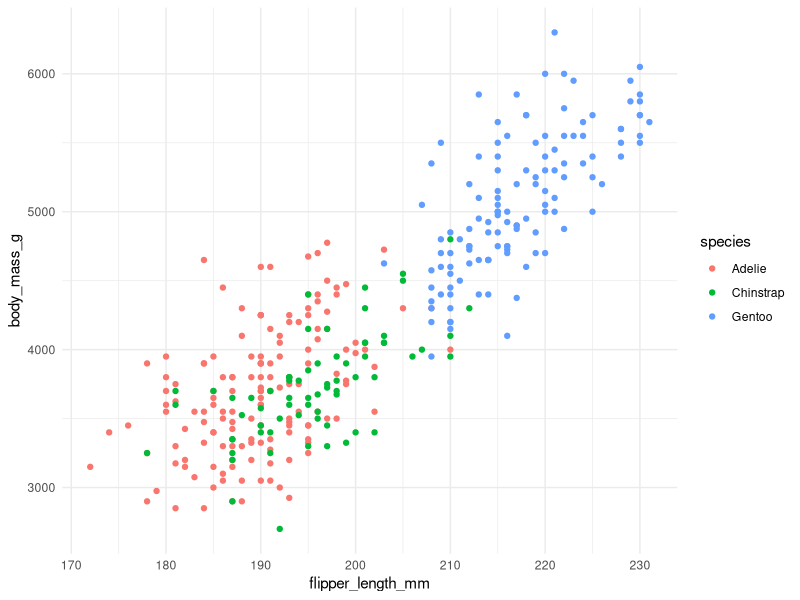
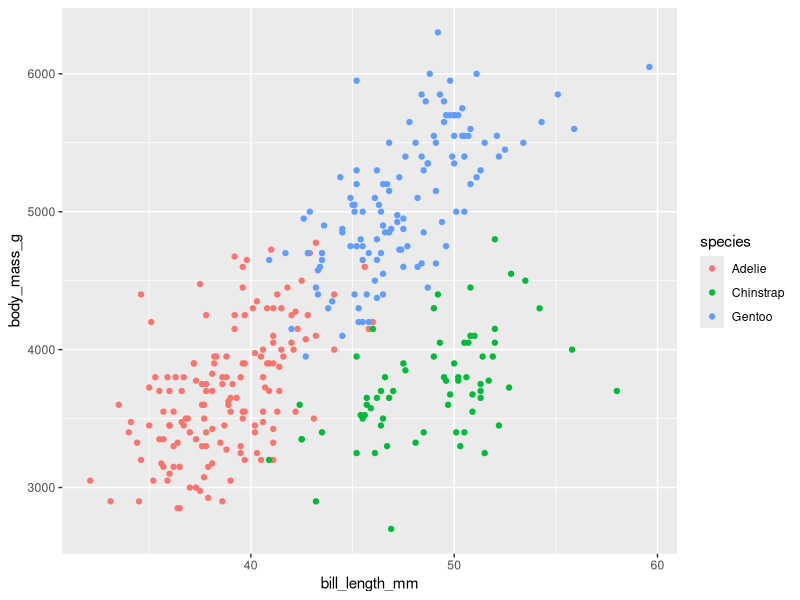

Generate these figures, in order, with R:
## ---- chunk 1
#| label: fig-penguins-scatter
#| fig-cap: "Body mass vs. Flipper length for three penguin species."
#| warning: false
library(ggplot2)
library(palmerpenguins)

ggplot(penguins, aes(x = flipper_length_mm, y = body_mass_g, color = species)) +
  geom_point() +
  theme_minimal()
## ---- chunk 2
#| label: tbl-penguin-summary
#| tbl-cap: "Mean body mass of penguins by species and sex."
#| warning: false
#| echo: false
library(dplyr)

penguins |>
  filter(!is.na(sex)) |>
  group_by(species, sex) |>
  summarise(mean_mass = mean(body_mass_g)) |>
  knitr::kable()
## ---- chunk 3
#| label: fig-penguins-species
#| fig-cap: "Bill length vs Body mass by species"
#| warning: false
#| echo: false
data(penguins)
View(penguins)

ggplot(penguins,aes(x = bill_length_mm, y = body_mass_g, color = species)) +
    geom_point()
## ---- chunk 4
#| label: tbl-penguin-summary-by-island
#| tbl-cap: "Summary penguin by island and species"
#| warning: false
#| echo: false

penguins |>
  group_by(species, island) |>
  summarise(avg_mass = mean(body_mass_g, na.rm = TRUE), avg_flipper = mean(flipper_length_mm, na.rm = TRUE), count = n()) |>
  knitr::kable()
